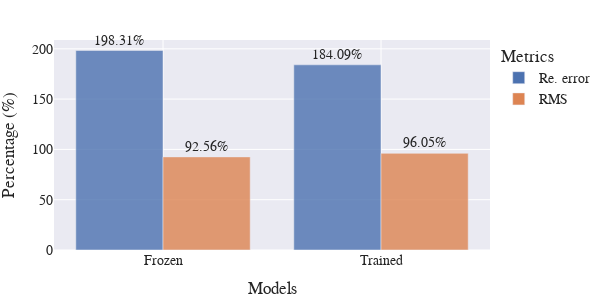

The cell this chart's notebook holds for it:
### Code cell
file_name = "FE_F_T"
keys = list(comp_df.keys())
x = [k for k in keys for i in range(2)]
y = []
for k in keys:
    y += [comp_df[k][metric][0][0] for metric in METRICS]
df_formatted = dict(Models=x, Percentage=y, Metrics=METRICS_RENAME*len(keys))
fig = plot_bar(results=df_formatted, title="Performance improvment of FE", 
        width=600, add_hline=False, annotation_text="Cold perf.", annotation_position="bottom")
save_plot(fig, "img/trans/"+file_name+".svg")
fig.show()

### Figure 1 — Plotly figure (JSON) as saved in the notebook; plotly's stock layout.template omitted (floating-point values rounded to 4 significant figures)
{"data": [{"alignmentgroup": "True", "cliponaxis": false, "hovertemplate": "Metrics=Re. error<br>Models=%{x}<br>Percentage=%{text}<extra></extra>", "legendgroup": "Re. error", "marker": {"color": "rgb(76,114,176)", "opacity": 0.8, "pattern": {"shape": ""}}, "name": "Re. error", "offsetgroup": "Re. error", "orientation": "v", "showlegend": true, "text": [198.3, 184.1], "textposition": "outside", "texttemplate": "%{text}%", "type": "bar", "x": ["Frozen", "Trained"], "xaxis": "x", "y": [198.3, 184.1], "yaxis": "y"}, {"alignmentgroup": "True", "cliponaxis": false, "hovertemplate": "Metrics=RMS<br>Models=%{x}<br>Percentage=%{text}<extra></extra>", "legendgroup": "RMS", "marker": {"color": "rgb(221,132,82)", "opacity": 0.8, "pattern": {"shape": ""}}, "name": "RMS", "offsetgroup": "RMS", "orientation": "v", "showlegend": true, "text": [92.56, 96.05], "textposition": "outside", "texttemplate": "%{text}%", "type": "bar", "x": ["Frozen", "Trained"], "xaxis": "x", "y": [92.56, 96.05], "yaxis": "y"}], "layout": {"barmode": "group", "font": {"family": "Serif", "size": 14}, "height": 300, "legend": {"title": {"text": "Metrics"}, "tracegroupgap": 0}, "margin": {"b": 5, "l": 5, "r": 5, "t": 40}, "width": 600, "xaxis": {"anchor": "y", "domain": [0, 1], "title": {"text": "Models"}}, "yaxis": {"anchor": "x", "domain": [0, 1], "title": {"text": "Percentage (%)"}}}}
